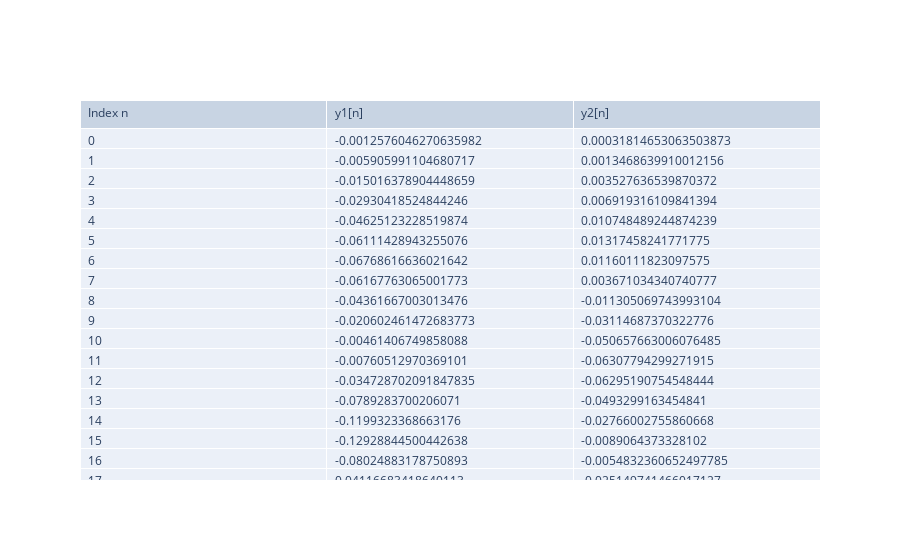

Here is the notebook cell this chart was saved with:
### Markdown cell above
#### Table Version of the Step Response Sequences $y_1[n]$ and $y_2[n]$

### Code cell
fig = go.Figure(data=[go.Table(header=dict(values=['Index n', 'y1[n]', 'y2[n]'],align='left'),
                 cells=dict(values=[n, y1, y2],align='left'))])
fig.show()

### Figure 1 — Plotly figure (JSON) as saved in the notebook; plotly's stock layout.template omitted (floating-point values rounded to 4 significant figures; data arrays with more than 128 entries replaced by an {"elided": "..."} marker saying what was removed)
{"data": [{"cells": {"align": "left", "values": {"elided": "3x50 float values"}}, "header": {"align": "left", "values": ["Index n", "y1[n]", "y2[n]"]}, "type": "table"}], "layout": {"autosize": true}}
